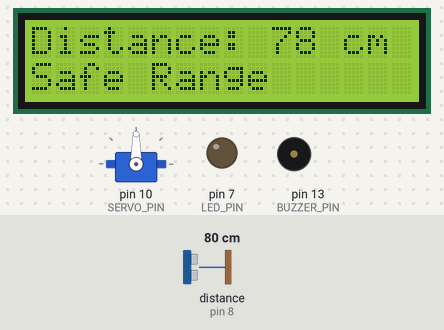
Bench run of a sketch on a simulated Arduino Uno, built with avr-gcc and run on an emulated ATmega328P. On the bench: 16×2 character LCD, servo, output pins drawn as LEDs (lit = HIGH), buzzer (waves = sounding, pin HIGH). Wiring (inferred from the names in the program): ultrasonic range finder: trigger pin 9; echo pin 8. The inputs (shaded band) are chosen by the test bench; at power-on: distance to the obstacle (sensor on pin 8) 80 cm. The echo pulse lasts 58.3 µs per cm; pins used as bus, display or sensor lines are not drawn; what the sketch prints to the serial monitor is not drawn.

Above: at 3.2 s.
3.3 s: distance to the obstacle (sensor on pin 8) set to 23 cm
At 4.5 s:
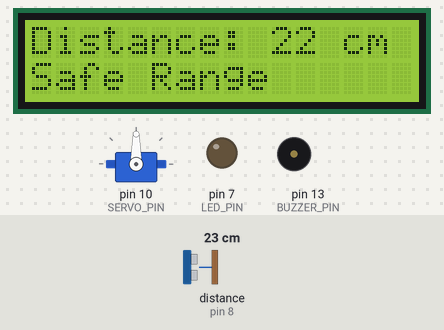
4.8 s: distance to the obstacle (sensor on pin 8) set to 19 cm
At 5.6 s:
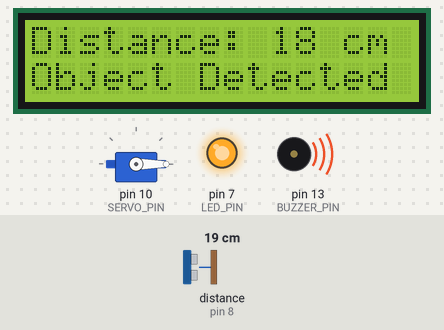
6.3 s: distance to the obstacle (sensor on pin 8) set to 120 cm
At 7.5 s:
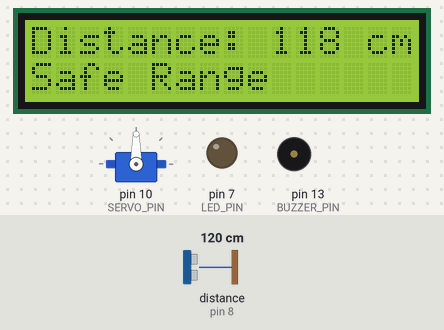
7.8 s: distance to the obstacle (sensor on pin 8) set to 9 cm
At 8.5 s:
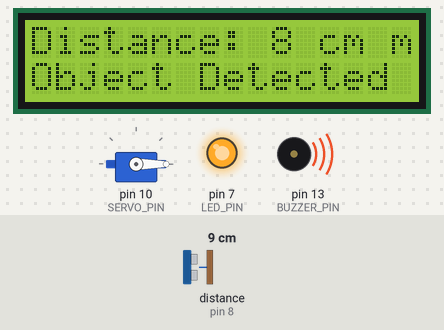
Timing chart, 0 to 10.3 s (numbered marks = the images above; inputs shaded):
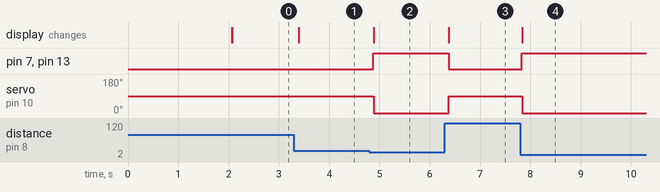

The sketch:

Proximity_Detection_and_Object_Avoidance_System.ino
```cpp
#include <LiquidCrystal.h>
#include <Servo.h>

LiquidCrystal lcd(12, 11, 5, 4, 3, 2);
#define TRIG_PIN 9
#define ECHO_PIN 8
#define LED_PIN 7
#define BUZZER_PIN 13
#define SERVO_PIN 10

const int THRESHOLD_DISTANCE = 20;

Servo servo;

void setup() {
  Serial.begin(9600);
  lcd.begin(16, 2);
  pinMode(TRIG_PIN, OUTPUT);
  pinMode(ECHO_PIN, INPUT);
  pinMode(LED_PIN, OUTPUT);
  pinMode(BUZZER_PIN, OUTPUT);
  servo.attach(SERVO_PIN);
  servo.write(90);
  lcd.print("Proximity Alert");
  delay(2000);
  lcd.clear();
}

void loop() {
  long duration;
  int distance;
  digitalWrite(TRIG_PIN, LOW);
  delayMicroseconds(2);
  digitalWrite(TRIG_PIN, HIGH);
  delayMicroseconds(10);
  digitalWrite(TRIG_PIN, LOW);
  duration = pulseIn(ECHO_PIN, HIGH);
  distance = duration * 0.034 / 2;
  Serial.print("Distance: ");
  Serial.print(distance);
  Serial.println(" cm");
  lcd.setCursor(0, 0);
  lcd.print("Distance: ");
  lcd.print(distance);
  lcd.print(" cm ");

  if (distance > 0 && distance < THRESHOLD_DISTANCE) {
    digitalWrite(LED_PIN, HIGH);
    digitalWrite(BUZZER_PIN, HIGH);
    servo.write(0);
    lcd.setCursor(0, 1);
    lcd.print("Object Detected ");
  } else {
    digitalWrite(LED_PIN, LOW);
    digitalWrite(BUZZER_PIN, LOW);
    servo.write(90);
    lcd.setCursor(0, 1);
    lcd.print("Safe Range     ");
  }

  delay(100);
}
```

Measured:
- the behaviour switches between 21 and 20 cm on distance to the obstacle (sensor on pin 8) (found by bisection; images 1 and 2)
- after the input at 3.3 s, the display: changes after 0.09 s (image 1)
- after the input at 4.8 s, pin 7 (LED_PIN), pin 13 (BUZZER_PIN): LOW → HIGH after 0.08 s; servo on pin 10 (SERVO_PIN): 90° → 0° after 0.08 s; the display: changes after 0.08 s (image 2)
- after the input at 6.3 s, pin 7 (LED_PIN), pin 13 (BUZZER_PIN): HIGH → LOW after 0.08 s; servo on pin 10 (SERVO_PIN): 0° → 90° after 0.08 s; the display: changes after 0.08 s (image 3)
- after the input at 7.8 s, pin 7 (LED_PIN), pin 13 (BUZZER_PIN): LOW → HIGH at once; servo on pin 10 (SERVO_PIN): 90° → 0° at once; the display: changes at once (image 4)
